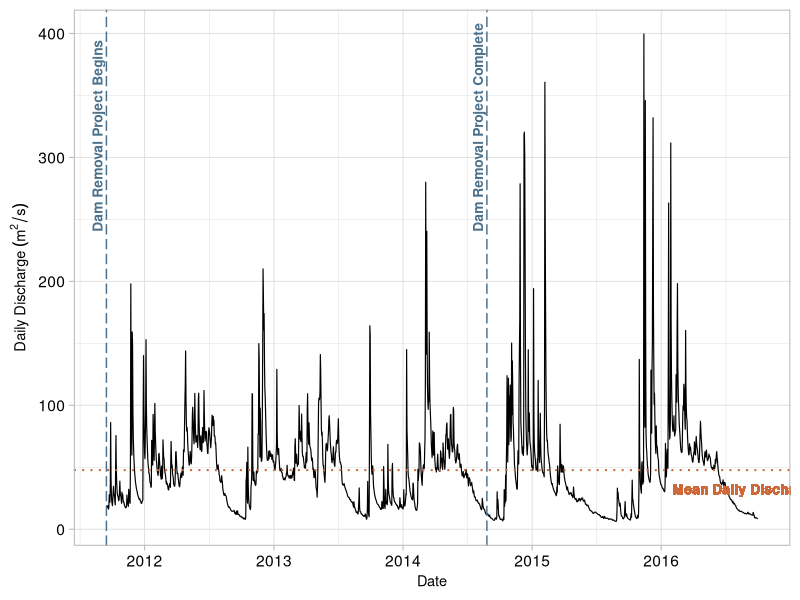

Write the R code that produced this figure. (Note: this script raises an error after producing the figure.)
## ---- chunk 1
getwd()

library(tidyverse)
library(viridis)
library(ggplot2)

USGS_ElwhaRiverDischarge<-read_csv("./Processed/USGS_ElwhaRiver_processed.csv")

class(USGS_ElwhaRiverDischarge$Date) #Still a date, that's good


## ---- chunk 2

mytheme <- theme_light(base_size = 14) +
  theme(axis.text = element_text(color = "black"), 
        legend.position = "top")
theme_set(mytheme)


#This should add a caption?
#+labs(subtitle = "theme_gray()")
## ---- chunk 3

#lines to describe what is happening
d=data.frame(date=as.Date(c("2011-09-15", "2014-08-26")), event=c("Dam Removal Project Begins", "Dam Removal Project Complete"))



ggplot(USGS_ElwhaRiverDischarge)+
  geom_line(aes(x = Date, y = DailyDischarge), size=.4) +
geom_vline(data=d, mapping=aes(xintercept=date), color="skyblue4", lty=5, size=.5)+
  geom_hline(yintercept = 47.7, lty=3, color="sienna3", size=.7)+
  geom_text(data=d, mapping=aes
            (x=date, y=240, label=event), 
            size=3.5, angle=90, vjust=-0.4, hjust=0, color= "skyblue4", fontface="bold")+
  geom_text(x= as.Date("2016-02-01"), y=25, size = 3.5, label= "Mean Daily Discharge", color= "sienna3", vjust=-0.4, hjust=0, fontface="bold")+
  mytheme+
  ylab(expression(Daily~Discharge~(m^2/s)))+
  xlab("Date")+
  theme(axis.title.y = element_text(size = rel(.75), angle = 90))+
  theme(axis.title.x = element_text(size= rel(.75)))
  
#labs(tag ="Figure 1. Daily water discharge (m^2/s) from the Elwha River from September 15, 2011 to September 30, 2016 measured at the U.S. Geological Survey gaging station 12046260 at the diversion near Port Angeles, Washington. A project to remove the Elwha and Glines Canyon Dam began on September 15, 2011, and was completed on August 26, 2014. Mean Daily discharge across the whole time range was 47.7.")




ggplot(USGS_ElwhaRiverDischarge)+
  geom_line(aes(x = Date, y = TotalSedimentDischarge))
